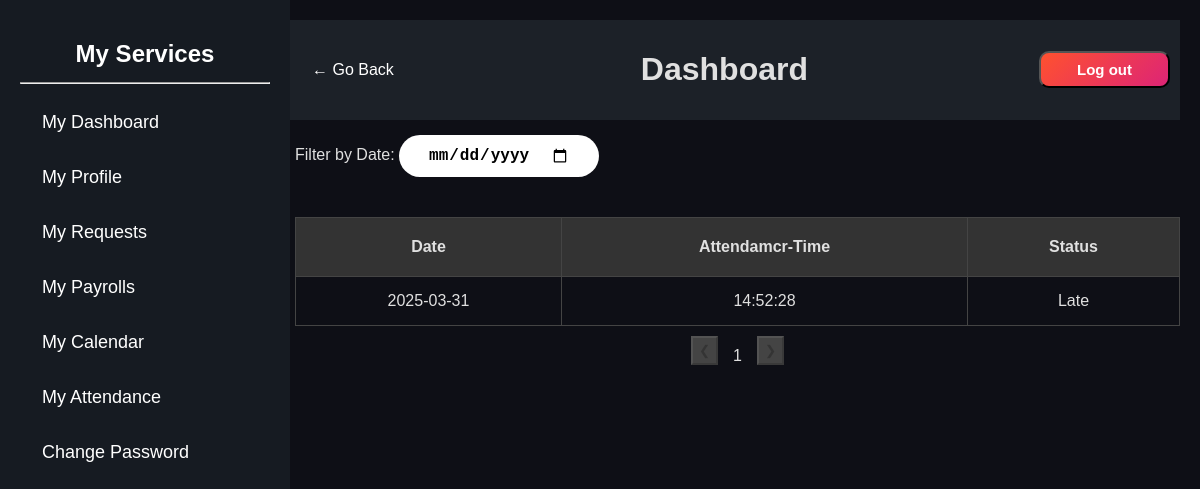
The page /Employee/empAtnd.php on the database its author committed.
### tables this page shows
CREATE TABLE `attendance` (
  `id` int(11) NOT NULL,
  `attender_id` int(11) DEFAULT NULL,
  `attendance_date` date DEFAULT NULL,
  `attendance_time` time DEFAULT NULL,
  `status` varchar(20) DEFAULT NULL
);

### Employee/empAtnd.php (the view, shortened to what this page needs)
<!DOCTYPE html>
<html lang="en">
<head>
    <link rel="stylesheet" href="../Style/addAtnd.css">
</head>
<body>
    <?php
     require("empPanel.php");
    ?>
<div class="main-content">
    <?php
           include 'empNav.php';
    ?>
<div class="header">
            <div class="date-filter" style="margin-top : 15px;">
                <label for="datePicker" >Filter by Date:</label>
                <input type="date" id="datePicker">
            </div>
</div>
<table>
            <thead>
                <tr>
                    <th>Date</th>
                    <th>Attendamcr-Time</th>
                    <th>Status</th>
                </tr>
            </thead>
            <tbody id="attendanceTable">
            <?php
                include '../config.php';
                $user_id = $_SESSION['id'];
                $query = "SELECT attendance_date, attendance_time, status FROM attendance WHERE attender_id = '$user_id'";
                $result = mysqli_query($conn, $query);
                    if ($result->num_rows > 0) {
                        while ($row = $result->fetch_assoc()) {
                            echo "<tr class='attendance-row' data-date=".$row['attendance_date'] .">
                                    <td>{$row['attendance_date']}</td>
                                    <td>" . htmlspecialchars($row['attendance_time']) . "</td>
                                    <td>" . htmlspecialchars($row['status']) . "</td>
                                </tr>";
                        }
                    }
            ?>
            </tbody>
        </table>
        <div class="pagination">
            <button id="prevPage">❮</button>
            <span id="pageNumber" style="    margin-top: 11px; padding: 0px 10px;">1</span>
            <button id="nextPage">❯</button>
        </div>
    </div>
</body>
</html>

### Style/addAtnd.css (style rules this page uses)
.header { display: flex; justify-content: space-between; align-items: center; margin-bottom: 40px; }
.date-filter input { padding: 11px 29px; border-radius: 42px; border: none; font-size: 16px; font-weight: bold; }
table { width: 100%; border-collapse: collapse; margin-top: 10px; }
th, td { border: 1px solid #444; padding: 15px; text-align: center; }
th { background-color: #333; padding: 20px; }
.pagination { display: flex; justify-content: center; margin-top: 10px; }
.pagination button { margin: 0 5px; background-color: #444; }

### E_Style/empPanel.css (style rules this page uses)
body { font-family: Arial, sans-serif; margin: 0; padding: 0; display: flex; background: #0e0f16; color: #e0e0e0; }

### Style/adminPanel.css (style rules this page uses)
body { font-family: Arial, sans-serif; margin: 0; padding: 0; display: flex; background: #0e0f16; color: #e0e0e0; }
.main-content { margin-left: 275px; padding: 20px; flex-grow: 1; }

### rows shown on the page
attendance: attendance_date "2025-03-31", attendance_time "14:52:28", status "Late"
